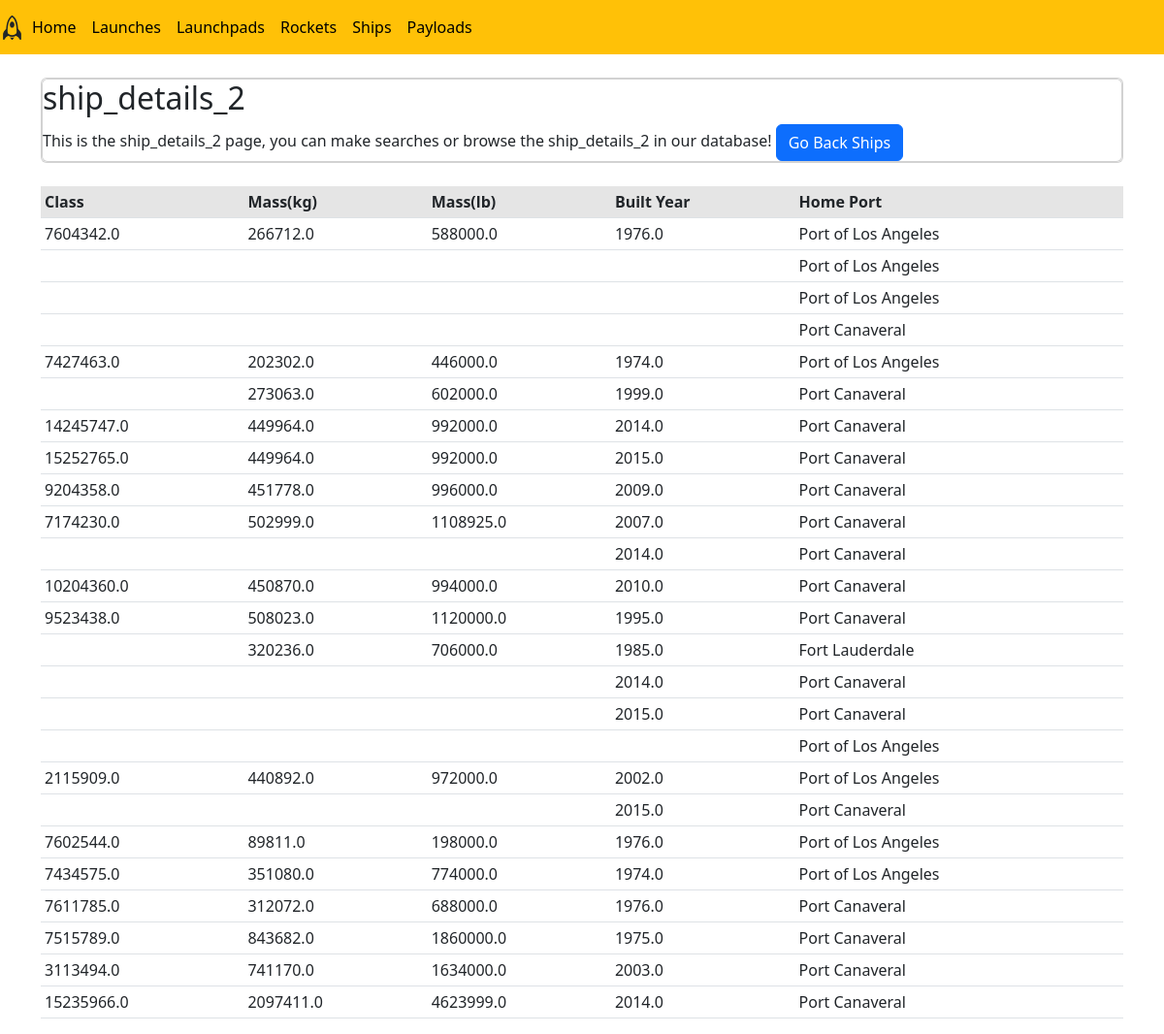
Screenshot of /ships/ship_details_2 with the database file from the repository.
### tables this page shows
CREATE TABLE ship_details_2 (ship_id TEXT PRIMARY KEY REFERENCES ships (ship_id), class REAL, mass_kg REAL, mass_lb REAL, year_built REAL, home_port TEXT);

### website/views.py (the view)
@views.route('/ships/ship_details_2', methods=['GET', 'POST'])
def ship_details_2():
    con = sqlite3.connect(current_app.config["db"])
    con.row_factory = sqlite3.Row
    cur = con.cursor()
    ship_details_2 = cur.execute("SELECT * FROM ship_details_2").fetchall()
    return render_template("ship_details_2.html",ship_details_2=ship_details_2)

### website/templates/ship_details_2.html (shortened to what this page needs)
{% extends "base.html" %}
{% block content %}
<div class = "card">
    <div class = "card body">
        <h2 class = "card-title"> ship_details_2 </h2>
        <div class = "card-text" >
            This is the ship_details_2 page, you can make searches or browse the ship_details_2 in our database!
            <a class="btn btn-primary" href="/ships" role="button">Go Back Ships</a>
        </div>
    </div>
</div>
<table class = "table table-hover table-sm">
    <tr class = "table-active">
        <th>Class</th>
        <th>Mass(kg)</th>
        <th>Mass(lb)</th>
        <th>Built Year</th>
        <th>Home Port</th>
    </tr>
    {% for ship_detail_2 in ship_details_2 %}
    <tr class>
        <td>
            {{ship_detail_2["class"]}}
        </td>
        <td>
            {{"-" if ship_detail_2["mass_kg"] == None else ship_detail_2["mass_kg"]}}
        </td>
        <td>
            {{"-" if ship_detail_2["mass_lb"] == None else ship_detail_2["mass_lb"]}}
        </td>
        <td>
            {{"-" if ship_detail_2["year_built"] == None else ship_detail_2["year_built"]}}
        </td>
        <td>
            {{ship_detail_2["home_port"]}}
        </td>
    </tr>
    {% endfor %}
</table>
{% endblock %}

### rows the page displays
ship_details_2: class "7604342.0", mass_kg "266712.0", mass_lb "588000.0", year_built "1976.0", home_port "Port of Los Angeles"
ship_details_2: home_port "Port of Los Angeles"
ship_details_2: home_port "Port of Los Angeles"
ship_details_2: home_port "Port Canaveral"
ship_details_2: class "7427463.0", mass_kg "202302.0", mass_lb "446000.0", year_built "1974.0", home_port "Port of Los Angeles"
ship_details_2: mass_kg "273063.0", mass_lb "602000.0", year_built "1999.0", home_port "Port Canaveral"
ship_details_2: class "14245747.0", mass_kg "449964.0", mass_lb "992000.0", year_built "2014.0", home_port "Port Canaveral"
ship_details_2: class "15252765.0", mass_kg "449964.0", mass_lb "992000.0", year_built "2015.0", home_port "Port Canaveral"
ship_details_2: class "9204358.0", mass_kg "451778.0", mass_lb "996000.0", year_built "2009.0", home_port "Port Canaveral"
ship_details_2: class "7174230.0", mass_kg "502999.0", mass_lb "1108925.0", year_built "2007.0", home_port "Port Canaveral"
ship_details_2: year_built "2014.0", home_port "Port Canaveral"
ship_details_2: class "10204360.0", mass_kg "450870.0", mass_lb "994000.0", year_built "2010.0", home_port "Port Canaveral"
ship_details_2: class "9523438.0", mass_kg "508023.0", mass_lb "1120000.0", year_built "1995.0", home_port "Port Canaveral"
ship_details_2: mass_kg "320236.0", mass_lb "706000.0", year_built "1985.0", home_port "Fort Lauderdale"
ship_details_2: year_built "2014.0", home_port "Port Canaveral"
ship_details_2: year_built "2015.0", home_port "Port Canaveral"
ship_details_2: home_port "Port of Los Angeles"
ship_details_2: class "2115909.0", mass_kg "440892.0", mass_lb "972000.0", year_built "2002.0", home_port "Port of Los Angeles"
ship_details_2: year_built "2015.0", home_port "Port Canaveral"
ship_details_2: class "7602544.0", mass_kg "89811.0", mass_lb "198000.0", year_built "1976.0", home_port "Port of Los Angeles"
ship_details_2: class "7434575.0", mass_kg "351080.0", mass_lb "774000.0", year_built "1974.0", home_port "Port of Los Angeles"
ship_details_2: class "7611785.0", mass_kg "312072.0", mass_lb "688000.0", year_built "1976.0", home_port "Port Canaveral"
ship_details_2: class "7515789.0", mass_kg "843682.0", mass_lb "1860000.0", year_built "1975.0", home_port "Port Canaveral"
ship_details_2: class "3113494.0", mass_kg "741170.0", mass_lb "1634000.0", year_built "2003.0", home_port "Port Canaveral"
ship_details_2: class "15235966.0", mass_kg "2097411.0", mass_lb "4623999.0", year_built "2014.0", home_port "Port Canaveral"
